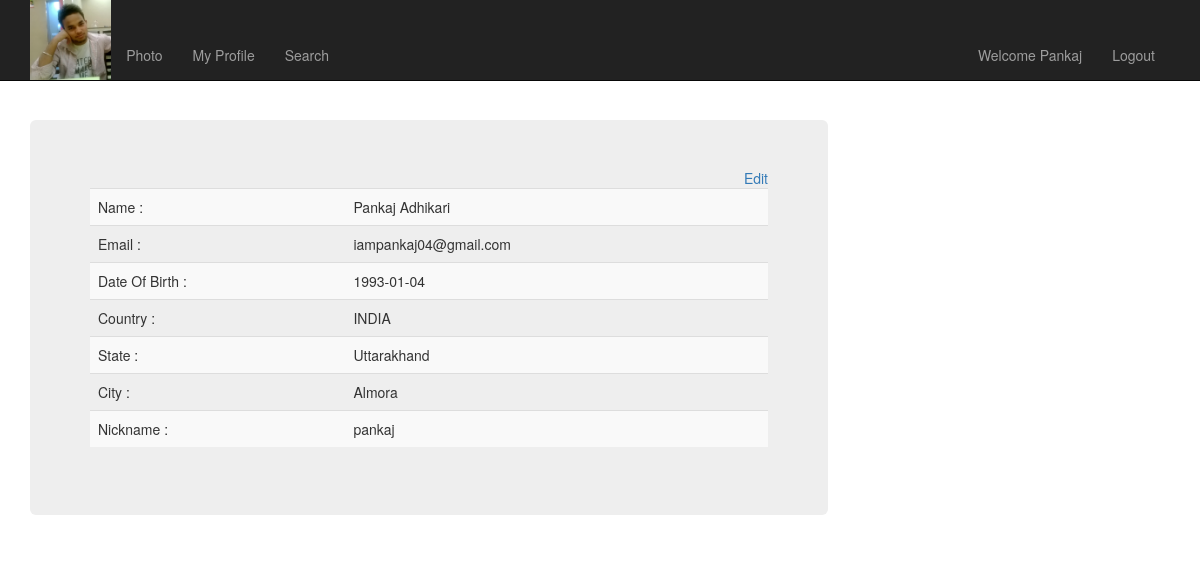
The app's page /profile.php (signed in) with its own data.
### tables this page shows
CREATE TABLE IF NOT EXISTS `users` (
  `id` int(11) NOT NULL AUTO_INCREMENT,
  `fname` varchar(255) NOT NULL,
  `lname` varchar(255) NOT NULL,
  `DOB` varchar(40) NOT NULL,
  `email` varchar(255) NOT NULL,
  `password` varchar(300) NOT NULL,
  `usertype` varchar(11) NOT NULL,
  `Country` varchar(20) NOT NULL,
  `State` varchar(20) NOT NULL,
  `City` varchar(20) NOT NULL,
  `Nickname` varchar(20) DEFAULT NULL,
  `posting_date` date NOT NULL,
  `status` varchar(20) NOT NULL DEFAULT 'panding',
  `profile` varchar(100) NOT NULL,
  PRIMARY KEY (`id`)
);

### profile.php (the view, shortened to what this page needs)
<!DOCTYPE html>
<html lang="en">
<head>
    <link href="css/bootstrap.min.css" rel="stylesheet">
    <link href="css/heroic-features.css" rel="stylesheet">
</head>
<body>
    <nav class="navbar navbar-inverse navbar-fixed-top" role="navigation">
        <div class="container">
            <div class="navbar-header">
<?php
				$ret=mysql_query("select * from users Where id = '".$_SESSION['id']."'");
				while($row=mysql_fetch_array($ret)) {
					if(!empty($row['profile'])){
						$img = $row['profile'];
					}else{
						$img = 'images/user.png';
					}
				echo '<a href="welcome.php"><img src="'.$img.'" class="profile"></a>';
} ?>
            </div>
            <div class="collapse navbar-collapse" id="bs-example-navbar-collapse-1" style='margin-top:30px;'>
                <ul class="nav navbar-nav">
                    <li>
                        <a href="photo.php">Photo</a>
                    </li>
                    <li>
                        <a href="profile.php">My Profile</a>
                    </li>
					<li>
                        <a href="#">Search</a>
                    </li>
                </ul>
				<ul class="nav navbar-nav" style='float:right;'>
					<li>
                        <a href="#">Welcome <?php echo $_SESSION['name'];?></a>
                    </li>
					<li>
                        <a href="logout.php">Logout</a>
                    </li>
                </ul>
            </div>
        </div>
    </nav>
    <div class="container">
		<header class="jumbotron hero-spacer" style='float:left';>
		<a href="edit_profile.php" style="float:right">Edit</a>
                          <table class="table table-striped table-advance table-hover">
                              <tbody>
                              <?php $ret=mysql_query("SELECT * from users where id='".$_SESSION['id']."'");
							  while($row=mysql_fetch_array($ret))
							  {?>
                                <tr>
                                  <td>Name :</td>
                                  <td><?php echo $row['fname']." ".$row['lname'];?></td>
								</tr>
								<tr>
                                  <td>Email :</td>
                                  <td><?php echo $row['email'];?></td>
								</tr>
								<tr>
                                  <td>Date Of Birth :</td>
                                  <td><?php echo $row['DOB'];?></td>
								</tr>
								<tr>
                                  <td>Country :</td>
                                  <td><?php echo $row['Country'];?></td>
								</tr>
								<tr>
                                  <td>State :</td>
                                  <td><?php echo $row['State'];?></td>
								</tr>
								<tr>
                                  <td>City :</td>
                                  <td><?php echo $row['City'];?></td>
								</tr>
								<tr>
                                  <td>Nickname :</td>
                                  <td><?php echo $row['Nickname'];?></td>
								</tr>
                              <?php } ?>
                              </tbody>
                          </table>
		</header>
    </div>
</body>
</html>

### css/heroic-features.css (style rules this page uses)
body { padding-top: 70px; }
.hero-spacer { margin-top: 50px; }

### profile.php (style rules this page uses)
.hero-spacer { width:70%; }

### records on screen
users: profile (picture), fname "Pankaj", lname "Adhikari", email "iampankaj04@gmail.com", DOB "1993-01-04", Country "INDIA", State "Uttarakhand", City "Almora", Nickname "pankaj"

### other values on screen
$_SESSION['name'] "Pankaj"
